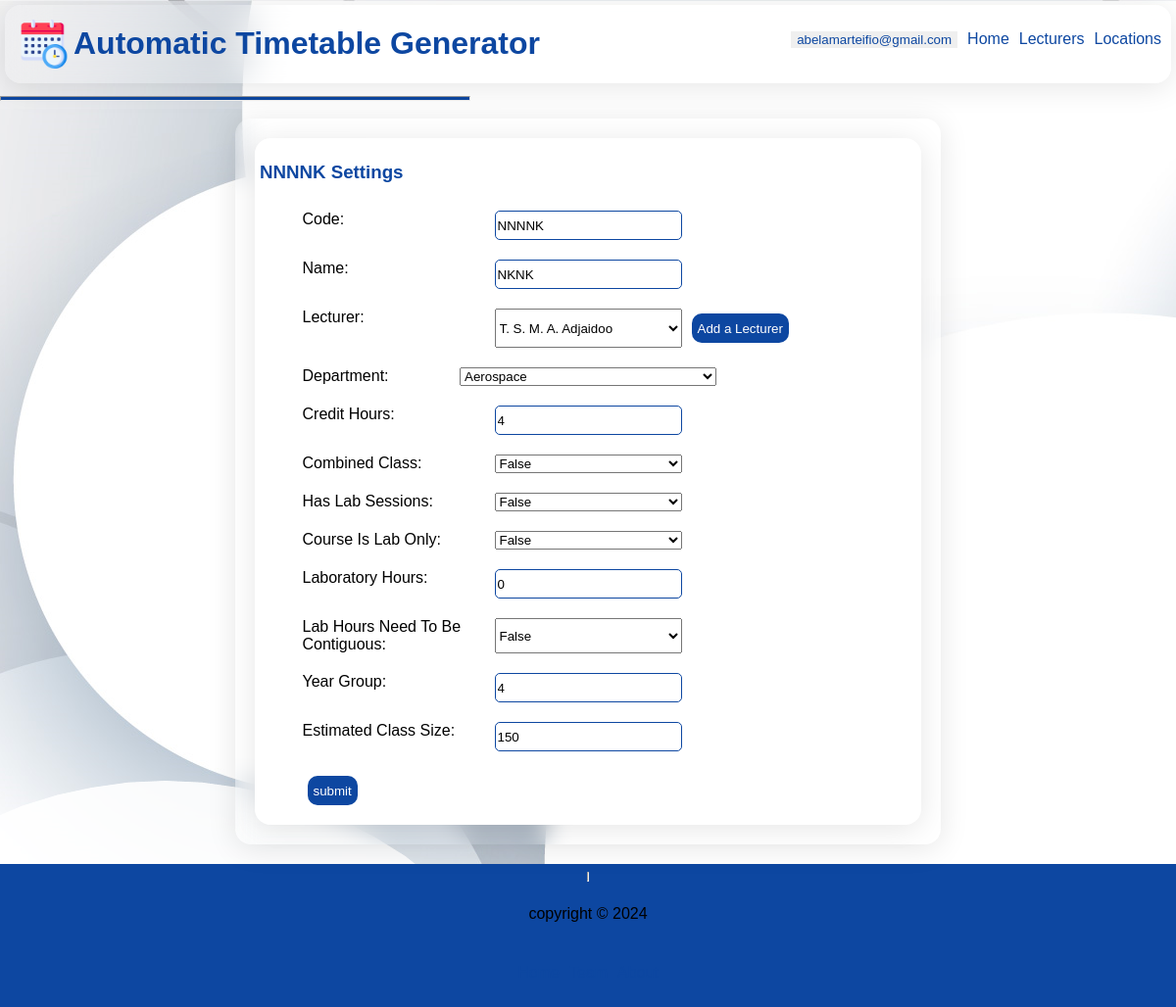
The page /abelamarteifio@gmail.com/editcourse/NNNNK/266 on the database its author committed.
### webversion/models.py (models this page shows, shortened)
class UserAccount(models.Model):
    email = models.EmailField(null=True, max_length=255)
    password = models.CharField(max_length=255, null=True)

class Course(models.Model):
    code = models.CharField(max_length=15)
    name = models.CharField(max_length=255, null=True)
    lecturer = models.ForeignKey("Lecturer", on_delete=models.CASCADE, related_name="alecturer", null=True)
    department = models.ForeignKey("Department", on_delete=models.CASCADE, related_name="adepartment", null=True)
    hours = models.PositiveSmallIntegerField(default=2, null=True)
    has_labs = models.BooleanField(default=False, null=True)
    is_combined = models.BooleanField(default=False, null=True)
    is_lab_only = models.BooleanField(default=False, null=True)
    is_elective = models.BooleanField(default=False, null=True)
    lab_hours = models.PositiveSmallIntegerField(default=0, null=True)
    is_contiguous_lab_time = models.BooleanField(default=0, null=True)
    year_group = models.PositiveSmallIntegerField(null=True)
    estimated_class_size = models.PositiveIntegerField(default=200, null=True)
    creator = models.ForeignKey(UserAccount, on_delete=models.CASCADE, related_name="course_creator", null=True)

class Lecturer(models.Model):
    surname = models.CharField(max_length=255, null=True)
    other_names = models.CharField(max_length=255, null=True)
    department = models.ForeignKey("Department", on_delete=models.CASCADE, related_name="department")
    creator = models.ForeignKey(UserAccount, on_delete=models.CASCADE, related_name="lecturer_creator", null=True)
    email = models.EmailField(null=True)
    telephone = models.CharField(max_length=15, null=True)
    time_preference = models.PositiveSmallIntegerField(null=True)

class Department(models.Model):
    name = models.CharField(max_length=255, null=True)
    code = models.CharField(max_length=50, null=True)
    college_main = models.ForeignKey("College", on_delete=models.CASCADE, related_name="department_college", null=True)
    college = models.CharField(max_length=255, null=True)
    max_yg = models.PositiveSmallIntegerField(default=4, null=True)
    creator = models.ForeignKey(UserAccount, on_delete=models.CASCADE, related_name="department_creator", null=True)
    limited = models.BooleanField(null=True)

### webversion/views.py (the view)
# urls.py: path("<str:email>/editcourse/<str:code>/<int:id>", views.editCourse, name="editCourse"),
def editCourse(request, email, code, id):
    user_id = UserAccount.objects.get(email=email).id
    template = loader.get_template("editcourse.html")
    course = Course.objects.get(code=code, id=id)
    slecturer = Lecturer.objects.filter(creator_id=user_id)
    cdepartment = Department.objects.get(id=course.department_id)
    college_id = cdepartment.college_main_id
    clecturer = Lecturer.objects.get(id=course.lecturer_id)
    departments = Department.objects.all().values()
    if cdepartment.limited: available_locations = Location.objects.filter(creator_id=user_id, capacity__gte=course.estimated_class_size, floor=0)
    else: available_locations = Location.objects.filter(creator_id=user_id, capacity__gte=course.estimated_class_size)
    preferred_location_list =[]
    bool_List = [True, False]
    if request.method == "POST":
        dictionary = request.POST
        mcourse = modifyCourse(course=course, dictionary=dictionary)
        mcourse.creator_id = user_id
        mcourse.save()
        return HttpResponseRedirect(reverse('editCourse2',args=(email, course.id)))
    context = {"course": course, "lecturer":slecturer, "departments": departments,
               "clecturer": clecturer, "cdepartment": cdepartment, "bool_List": bool_List,
               "email": email, "college_id": college_id, "available_locations":available_locations,
               "preferred_location_list":preferred_location_list,
               }
    return HttpResponse(template.render(context, request))

### webversion/Templates/editcourse.html (shortened to what this page needs)
{% extends 'main.html' %}
{% load static %}
{% block content %}
<div class="editCourse">
    <form method="post">
        <h3>{{course.code}} settings</h3>
        <div>
            <label for="code">code:</label></td>
            <input type="text" value="{{course.code}}" name="code" id="code" placeholder="{{course.code}}">
        </div>
        <div>
            <label for="name">name:</label>
            <input type="text" value="{{course.name}}" placeholder="{{course.name}}" name="name" id="name">
        </div>
        <div>
            <label for="lecturer">lecturer:</label></td>
            <select name="lecturer" id="lecturer">
                <option value="{{clecturer.id}}">{{clecturer.other_names}} {{clecturer.surname}}</option>
            </select>
            <a href="/{{email}}/createLecturer" target="#"><input type="button" value="Add a Lecturer" id="createlectbtn"></a>
        </div>
        <div>
            <label for="department">department:</label>
            <select name="department" id="department">
                <option value="{{course.department_id}}">{{cdepartment.name}}</option>
            </select>
        </div>
        <div>
            <label for="hours">credit hours:</label>
            <input type="number" value="{{course.hours}}" name="hours" min="1" max="10" id="hours">
        </div>
        <div>
            <label for="is_combined">Combined class:</label>
            <select name="is_combined" id="is_combined">
                <option value="{{course.is_combined}}">{{course.is_combined}}</option>
            </select>
        </div>
        <div>
            <label for="has_labs">has lab sessions:</label>
            <select name="has_labs" id="has_labs">
                <option value="{{course.has_labs}}">{{course.has_labs}}</option>
            </select>
        </div>
        <div>
            <label for="is_lab_only">course is lab only:</label>
            <select name="is_lab_only" id="department">
                <option value="{{course.is_lab_only}}">{{course.is_lab_only}}</option>
            </select>
        </div>
        <div>
            <label for="lab_hours">laboratory hours:</label>
            <input id="lab_hours" value="{{course.lab_hours}}" type="number" min="0" max="10" name="lab_hours">
        </div>
        <div>
            <label for="is_contiguous_lab_time">lab hours need to be contiguous:</label>
            <select name="is_contiguous_lab_time" id="is_contiguous_lab_time">
                <option value="{{course.is_contiguous_lab_time}}">{{course.is_lab_only}}</option>
            </select>
        </div>
        <div>
            <label for="year_group">year group:</label>
            <input id="year_group" value="{{course.year_group}}" type="number" min="1" max="10" name="year_group">
        </div>
        <div>
            <label for="estimated_class_size">Estimated class size:</label>
            <input id="estimated_class_size" value="{{course.estimated_class_size}}" type="number" min="1" max="1000" name="estimated_class_size">
        </div>
        <div>
            <input type="submit" id="editcoursebtn" value="submit" formtarget="_parent">
        </div>
    </form>
</div>
{% endblock %}

### webversion/Templates/main.html (shortened to what this page needs)
{% load static %}
<!DOCTYPE html>
<html lang="en">
<head>
    <link rel="stylesheet" href="{% static 'style.css' %}">
</head>
<body id="main-body">
    <header id="header">
        <div class="subHead">
            <div class="logo">
                    <img src="{% static 'logo.png' %}" alt="logo" width="50px" height="50px"/>
                <h1>Automatic Timetable Generator</h1>
            </div>
            <nav class="TopNavBar">
                <ul>
                    {% if email %}
                    <li>
                        <button id="email1" type="button" onclick="uPanel()">
                            {{email}}
                        </button>
                    </li>
                    {% endif %}
                    <li>
                        <a href="/0">home</a>
                    </li>
                    {% if email %}
                    <li>
                        <a href="{% url 'alllecturers' email %}">lecturers</a>
                    </li>
                    <li>
                        <a href="{% url 'locations' email %}">locations</a>
                    </li>
                {% endif %}
            </nav>
        </div>
        <hr>
    </header>
    <div class="body">
    {% block content %}
    {% endblock %}
    </div>
    <footer>
        <hr style="float: right; background-color: #0d47a1; height: 10px;">
        <p>copyright &copy; 2024</p>
        <div class="BottomNavBar">
            <ul>
                <li>
                    <a href="/">home</a>
                </li>
                <li>
                    <a href="">team</a>
                </li>
                <li>
                    <a href="">about</a>
                </li>
            </ul>
        </div>
    </footer>
</body>
</html>

### webversion/static/style.css (style rules this page uses)
* { box-sizing: border-box; font-family: Arial; max-width: 100%; text-decoration: none; list-style: none; }
h1, h2, h3,h4 { color: #0d47a1; }
body { display: flex; flex-direction: column; margin: 0; background-image: url('circles.png'); background-attachment: fixed; background-repeat: no-repeat; }
header { margin: 0; max-width: 100%; background-color: rgba(255, 255, 255, 0.1) ; width: 100%; color: #0d47a1; position: sticky; top: 0px; right: 0px; left: 0px; z-index: 999999999; }
header hr { width: 40%; float: left; background-color: #0d47a1; height: 5px; }
header .subHead { display: flex; flex-direction: row; justify-content: space-between; opacity: 100%; margin: 5px; border-radius: 10px; background: rgba(255, 255, 255, 0.01); border-radius: 16px; box-shadow: 0 4px 30px rgba(0, 0, 0, 0.1); -webkit-backdrop-filter: blur(20px); backdrop-filter: blur(20px); }
header .subHead .logo { width: 60%; display: inline-flex; align-items: center; padding-left: 10px; }
header .subHead .logo img { margin: 5px; padding-right: 0; }
header .subHead .logo h1 { margin-left: 0; float: left; }
header .subHead .TopNavBar ul { display: flex; flex-direction: row; align-items: center; padding: 5px; }
header .subHead .TopNavBar ul li { padding: 5px; }
#email1 { text-transform: lowercase; border: none; color: #0d47a1; }
.body { margin-top: 0px; min-height: 90vh; text-transform: capitalize; }
footer { display: flex; flex-direction: column; align-items: center; background: #0d47a1; }
footer .BottomNavBar ul { display: flex; flex-direction: row; padding: 5px; }
footer .BottomNavBar ul li { padding: 5px; }
header ul a, footer ul a { text-transform: capitalize; color: #0d47a1; }
#create-account-btn, #createcoursebtn, #createcollegebtn, #generate, #editcoursebtn, #regenerate, #formLoader, #deptsbtn, #optionsbtn, #createlectbtn, #createdeptbtn, #getstartedbtn { background-color: #0d47a1; border: none; color: #fff; width: -moz-fit-content; width: fit-content; height: 30px; border-radius: 10px; margin: 5px; }
.createCourse2, .editCourse { display: flex; flex-direction: column; justify-content: space-evenly; width: 60%; margin: auto; margin-bottom: 20px; margin-top: 10px; padding: 20px; border-radius: 10px; background: rgba(0, 12, 255, 0); border-radius: 16px; box-shadow: 0 4px 30px rgba(0, 0, 0, 0.1); backdrop-filter: blur(11.6px); -webkit-backdrop-filter: blur(11.6px); }
.editCourse form { padding: 5px; border-radius: 5px; background: #fff; border-radius: 16px; box-shadow: 0 4px 30px rgba(0, 0, 0, 0.1); backdrop-filter: blur(11.6px); -webkit-backdrop-filter: blur(11.6px); }
.editCourse form div { width: 90%; margin: auto; padding: 10px; display: grid; grid-template-columns: repeat(3, 1fr); justify-content: space-between; column-gap: 5px; }
.editCourse form input { border-radius: 5px; border: #0d47a1 1px solid; height: 30px; }

### rows shown on the page
UserAccount: email "abelamarteifio@gmail.com"
Course: code "NNNNK", name "NKNK", hours "4", is_combined "False", has_labs "False", is_lab_only "False", lab_hours "0", is_contiguous_lab_time "False", year_group "4", estimated_class_size "150"
Lecturer: lecturer "T. S. M. A. Adjaidoo"
Department: department "Aerospace"
